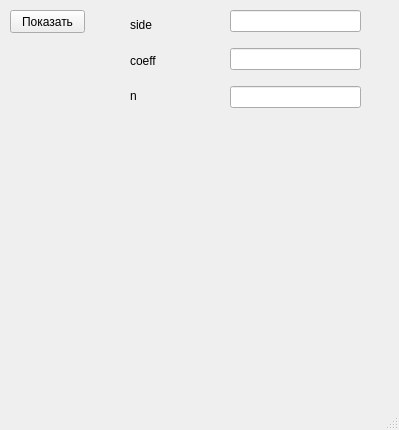
<?xml version="1.0" encoding="UTF-8"?>
<ui version="4.0">
 <class>MainWindow</class>
 <widget class="QMainWindow" name="MainWindow">
  <property name="geometry">
   <rect>
    <x>0</x>
    <y>0</y>
    <width>399</width>
    <height>430</height>
   </rect>
  </property>
  <property name="windowTitle">
   <string>Квадрат-объектив — 1</string>
  </property>
  <widget class="QWidget" name="centralwidget">
   <widget class="QPushButton" name="show_btn">
    <property name="geometry">
     <rect>
      <x>10</x>
      <y>10</y>
      <width>75</width>
      <height>23</height>
     </rect>
    </property>
    <property name="text">
     <string>Показать</string>
    </property>
   </widget>
   <widget class="QWidget" name="verticalLayoutWidget">
    <property name="geometry">
     <rect>
      <x>130</x>
      <y>10</y>
      <width>91</width>
      <height>101</height>
     </rect>
    </property>
    <layout class="QVBoxLayout" name="verticalLayout">
     <item>
      <widget class="QLabel" name="label_2">
       <property name="text">
        <string>side</string>
       </property>
      </widget>
     </item>
     <item>
      <widget class="QLabel" name="label_3">
       <property name="text">
        <string>coeff</string>
       </property>
      </widget>
     </item>
     <item>
      <widget class="QLabel" name="label">
       <property name="text">
        <string>n</string>
       </property>
      </widget>
     </item>
    </layout>
   </widget>
   <widget class="QWidget" name="verticalLayoutWidget_2">
    <property name="geometry">
     <rect>
      <x>230</x>
      <y>0</y>
      <width>131</width>
      <height>121</height>
     </rect>
    </property>
    <layout class="QVBoxLayout" name="verticalLayout_2">
     <item>
      <widget class="QLineEdit" name="lineEdit_side"/>
     </item>
     <item>
      <widget class="QLineEdit" name="lineEdit_k"/>
     </item>
     <item>
      <widget class="QLineEdit" name="lineEdit_n"/>
     </item>
    </layout>
   </widget>
   <widget class="QLabel" name="label_4">
    <property name="geometry">
     <rect>
      <x>10</x>
      <y>140</y>
      <width>371</width>
      <height>241</height>
     </rect>
    </property>
    <property name="text">
     <string/>
    </property>
   </widget>
  </widget>
  <widget class="QMenuBar" name="menubar">
   <property name="geometry">
    <rect>
     <x>0</x>
     <y>0</y>
     <width>399</width>
     <height>21</height>
    </rect>
   </property>
  </widget>
  <widget class="QStatusBar" name="statusbar"/>
 </widget>
 <resources/>
 <connections/>
</ui>
